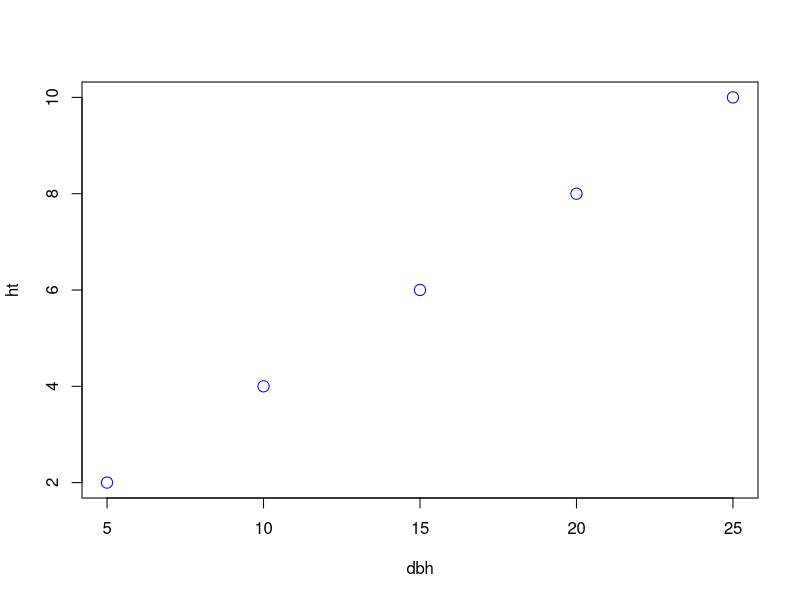

This chart was generated by the following R code:
## ---- chunk 1
id<-seq(1:5)
dbh<- c(5,10,15,20,25)
ht<- c(2,4,6,8,10)
dset1 <- data.frame(id,dbh,ht)
knitr::kable(dset1,caption = "Diameter Height")
## ---- chunk 2
dbh<- c(5,10,15,20,25)
ht<- c(2,4,6,8,10)
plot(dbh,ht,pch=1,cex=1.5,col="blue")

